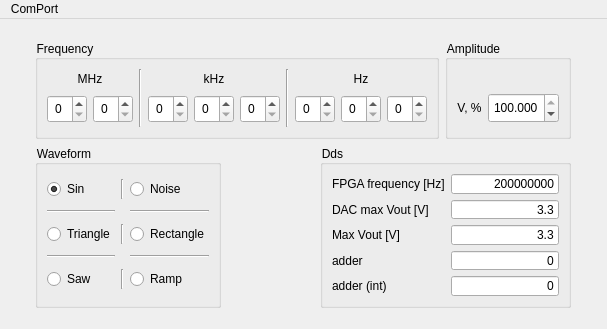
<?xml version="1.0" encoding="UTF-8"?>
<ui version="4.0">
 <class>MainWindow</class>
 <widget class="QMainWindow" name="MainWindow">
  <property name="geometry">
   <rect>
    <x>0</x>
    <y>0</y>
    <width>607</width>
    <height>329</height>
   </rect>
  </property>
  <property name="sizePolicy">
   <sizepolicy hsizetype="Fixed" vsizetype="Fixed">
    <horstretch>0</horstretch>
    <verstretch>0</verstretch>
   </sizepolicy>
  </property>
  <property name="minimumSize">
   <size>
    <width>607</width>
    <height>329</height>
   </size>
  </property>
  <property name="maximumSize">
   <size>
    <width>607</width>
    <height>329</height>
   </size>
  </property>
  <property name="windowTitle">
   <string>Generator</string>
  </property>
  <property name="windowIcon">
   <iconset resource="app.qrc">
    <normaloff>:/img/sin.png</normaloff>:/img/sin.png</iconset>
  </property>
  <property name="autoFillBackground">
   <bool>false</bool>
  </property>
  <property name="styleSheet">
   <string notr="true">QSpinBox { padding: 3px }
QWidget { font: 9pt ; }
</string>
  </property>
  <property name="toolButtonStyle">
   <enum>Qt::ToolButtonTextOnly</enum>
  </property>
  <property name="documentMode">
   <bool>false</bool>
  </property>
  <property name="dockNestingEnabled">
   <bool>false</bool>
  </property>
  <widget class="QWidget" name="centralwidget">
   <property name="styleSheet">
    <string notr="true"/>
   </property>
   <layout class="QGridLayout" name="gridLayout">
    <item row="0" column="0">
     <widget class="QFrame" name="ControlsFrame">
      <property name="sizePolicy">
       <sizepolicy hsizetype="Fixed" vsizetype="Fixed">
        <horstretch>0</horstretch>
        <verstretch>0</verstretch>
       </sizepolicy>
      </property>
      <property name="frameShape">
       <enum>QFrame::NoFrame</enum>
      </property>
      <layout class="QGridLayout" name="gridLayout_4">
       <property name="sizeConstraint">
        <enum>QLayout::SetDefaultConstraint</enum>
       </property>
       <item row="3" column="0" colspan="2">
        <layout class="QHBoxLayout" name="AmplFreqLayout">
         <item alignment="Qt::AlignLeft|Qt::AlignVCenter">
          <widget class="QGroupBox" name="FrequencyGroupBox">
           <property name="sizePolicy">
            <sizepolicy hsizetype="Fixed" vsizetype="Fixed">
             <horstretch>0</horstretch>
             <verstretch>0</verstretch>
            </sizepolicy>
           </property>
           <property name="minimumSize">
            <size>
             <width>0</width>
             <height>99</height>
            </size>
           </property>
           <property name="maximumSize">
            <size>
             <width>408</width>
             <height>16777215</height>
            </size>
           </property>
           <property name="toolTipDuration">
            <number>-1</number>
           </property>
           <property name="title">
            <string>Frequency</string>
           </property>
           <layout class="QHBoxLayout" name="horizontalLayout_9">
            <item>
             <layout class="QVBoxLayout" name="MHzLayout">
              <item>
               <widget class="QLabel" name="MHzLabel">
                <property name="sizePolicy">
                 <sizepolicy hsizetype="Minimum" vsizetype="Fixed">
                  <horstretch>0</horstretch>
                  <verstretch>0</verstretch>
                 </sizepolicy>
                </property>
                <property name="frameShape">
                 <enum>QFrame::NoFrame</enum>
                </property>
                <property name="text">
                 <string>MHz</string>
                </property>
                <property name="alignment">
                 <set>Qt::AlignCenter</set>
                </property>
               </widget>
              </item>
              <item>
               <layout class="QHBoxLayout" name="SpinBoxMHzLayout">
                <item>
                 <widget class="QSpinBox" name="Freq_10MHz_SpinBox">
                  <property name="sizePolicy">
                   <sizepolicy hsizetype="Fixed" vsizetype="Fixed">
                    <horstretch>0</horstretch>
                    <verstretch>0</verstretch>
                   </sizepolicy>
                  </property>
                  <property name="maximum">
                   <number>9</number>
                  </property>
                 </widget>
                </item>
                <item>
                 <widget class="QSpinBox" name="Freq_1MHz_SpinBox">
                  <property name="sizePolicy">
                   <sizepolicy hsizetype="Fixed" vsizetype="Fixed">
                    <horstretch>0</horstretch>
                    <verstretch>0</verstretch>
                   </sizepolicy>
                  </property>
                  <property name="maximum">
                   <number>9</number>
                  </property>
                 </widget>
                </item>
               </layout>
              </item>
             </layout>
            </item>
            <item>
             <widget class="Line" name="line">
              <property name="orientation">
               <enum>Qt::Vertical</enum>
              </property>
             </widget>
            </item>
            <item>
             <layout class="QVBoxLayout" name="KHzLayout">
              <item>
               <widget class="QLabel" name="KHzLabel">
                <property name="sizePolicy">
                 <sizepolicy hsizetype="Minimum" vsizetype="Fixed">
                  <horstretch>0</horstretch>
                  <verstretch>0</verstretch>
                 </sizepolicy>
                </property>
                <property name="text">
                 <string>kHz</string>
                </property>
                <property name="alignment">
                 <set>Qt::AlignCenter</set>
                </property>
               </widget>
              </item>
              <item>
               <layout class="QHBoxLayout" name="SpinBoxKHzLayout">
                <item>
                 <widget class="QSpinBox" name="Freq_100KHz_SpinBox">
                  <property name="sizePolicy">
                   <sizepolicy hsizetype="Fixed" vsizetype="Fixed">
                    <horstretch>0</horstretch>
                    <verstretch>0</verstretch>
                   </sizepolicy>
                  </property>
                  <property name="maximum">
                   <number>9</number>
                  </property>
                 </widget>
                </item>
                <item>
                 <widget class="QSpinBox" name="Freq_10KHz_SpinBox">
                  <property name="sizePolicy">
                   <sizepolicy hsizetype="Fixed" vsizetype="Fixed">
                    <horstretch>0</horstretch>
                    <verstretch>0</verstretch>
                   </sizepolicy>
                  </property>
                  <property name="maximum">
                   <number>9</number>
                  </property>
                 </widget>
                </item>
                <item>
                 <widget class="QSpinBox" name="Freq_1KHz_SpinBox">
                  <property name="sizePolicy">
                   <sizepolicy hsizetype="Fixed" vsizetype="Fixed">
                    <horstretch>0</horstretch>
                    <verstretch>0</verstretch>
                   </sizepolicy>
                  </property>
                  <property name="maximum">
                   <number>9</number>
                  </property>
                 </widget>
                </item>
               </layout>
              </item>
             </layout>
            </item>
            <item>
             <widget class="Line" name="line_2">
              <property name="orientation">
               <enum>Qt::Vertical</enum>
              </property>
             </widget>
            </item>
            <item>
             <layout class="QVBoxLayout" name="HzLayout">
              <item>
               <widget class="QLabel" name="HzLabel">
                <property name="sizePolicy">
                 <sizepolicy hsizetype="Minimum" vsizetype="Fixed">
                  <horstretch>0</horstretch>
                  <verstretch>0</verstretch>
                 </sizepolicy>
                </property>
                <property name="text">
                 <string>Hz</string>
                </property>
                <property name="alignment">
                 <set>Qt::AlignCenter</set>
                </property>
               </widget>
              </item>
              <item>
               <layout class="QHBoxLayout" name="SpinBoxHzLayout">
                <property name="sizeConstraint">
                 <enum>QLayout::SetMaximumSize</enum>
                </property>
                <item>
                 <widget class="QSpinBox" name="Freq_100Hz_SpinBox">
                  <property name="sizePolicy">
                   <sizepolicy hsizetype="Fixed" vsizetype="Fixed">
                    <horstretch>0</horstretch>
                    <verstretch>0</verstretch>
                   </sizepolicy>
                  </property>
                  <property name="maximum">
                   <number>9</number>
                  </property>
                 </widget>
                </item>
                <item>
                 <widget class="QSpinBox" name="Freq_10Hz_SpinBox">
                  <property name="sizePolicy">
                   <sizepolicy hsizetype="Fixed" vsizetype="Fixed">
                    <horstretch>0</horstretch>
                    <verstretch>0</verstretch>
                   </sizepolicy>
                  </property>
                  <property name="minimum">
                   <number>0</number>
                  </property>
                  <property name="maximum">
                   <number>9</number>
                  </property>
                  <property name="value">
                   <number>0</number>
                  </property>
                 </widget>
                </item>
                <item>
                 <widget class="QSpinBox" name="Freq_1Hz_SpinBox">
                  <property name="sizePolicy">
                   <sizepolicy hsizetype="Fixed" vsizetype="Fixed">
                    <horstretch>0</horstretch>
                    <verstretch>0</verstretch>
                   </sizepolicy>
                  </property>
                  <property name="minimum">
                   <number>0</number>
                  </property>
                  <property name="maximum">
                   <number>9</number>
                  </property>
                  <property name="value">
                   <number>0</number>
                  </property>
                 </widget>
                </item>
               </layout>
              </item>
             </layout>
            </item>
           </layout>
          </widget>
         </item>
         <item alignment="Qt::AlignRight|Qt::AlignVCenter">
          <widget class="QGroupBox" name="AmplitudeGroupBox">
           <property name="sizePolicy">
            <sizepolicy hsizetype="Fixed" vsizetype="Fixed">
             <horstretch>0</horstretch>
             <verstretch>0</verstretch>
            </sizepolicy>
           </property>
           <property name="minimumSize">
            <size>
             <width>0</width>
             <height>99</height>
            </size>
           </property>
           <property name="maximumSize">
            <size>
             <width>16777215</width>
             <height>99</height>
            </size>
           </property>
           <property name="title">
            <string>Amplitude</string>
           </property>
           <layout class="QHBoxLayout" name="horizontalLayout">
            <item>
             <layout class="QVBoxLayout" name="HzLayout_2">
              <item>
               <widget class="QLabel" name="emptyLabel">
                <property name="sizePolicy">
                 <sizepolicy hsizetype="Minimum" vsizetype="Fixed">
                  <horstretch>0</horstretch>
                  <verstretch>0</verstretch>
                 </sizepolicy>
                </property>
                <property name="text">
                 <string/>
                </property>
                <property name="alignment">
                 <set>Qt::AlignCenter</set>
                </property>
               </widget>
              </item>
              <item>
               <layout class="QHBoxLayout" name="SpinBoxAmplLayout">
                <property name="sizeConstraint">
                 <enum>QLayout::SetMaximumSize</enum>
                </property>
                <item>
                 <widget class="QLabel" name="VLabel">
                  <property name="sizePolicy">
                   <sizepolicy hsizetype="Minimum" vsizetype="Fixed">
                    <horstretch>0</horstretch>
                    <verstretch>0</verstretch>
                   </sizepolicy>
                  </property>
                  <property name="text">
                   <string>V, %</string>
                  </property>
                  <property name="alignment">
                   <set>Qt::AlignCenter</set>
                  </property>
                  <property name="margin">
                   <number>0</number>
                  </property>
                  <property name="indent">
                   <number>-1</number>
                  </property>
                 </widget>
                </item>
                <item>
                 <widget class="QDoubleSpinBox" name="VPercentSpinBox">
                  <property name="minimumSize">
                   <size>
                    <width>0</width>
                    <height>30</height>
                   </size>
                  </property>
                  <property name="maximumSize">
                   <size>
                    <width>16777215</width>
                    <height>30</height>
                   </size>
                  </property>
                  <property name="alignment">
                   <set>Qt::AlignCenter</set>
                  </property>
                  <property name="decimals">
                   <number>3</number>
                  </property>
                  <property name="maximum">
                   <double>100.000000000000000</double>
                  </property>
                  <property name="singleStep">
                   <double>0.392157000000000</double>
                  </property>
                  <property name="value">
                   <double>100.000000000000000</double>
                  </property>
                 </widget>
                </item>
               </layout>
              </item>
             </layout>
            </item>
           </layout>
          </widget>
         </item>
        </layout>
       </item>
       <item row="4" column="0" colspan="2">
        <layout class="QHBoxLayout" name="DDSWaveformLayout">
         <item alignment="Qt::AlignLeft|Qt::AlignVCenter">
          <widget class="QGroupBox" name="WaveformGroupBox">
           <property name="sizePolicy">
            <sizepolicy hsizetype="Fixed" vsizetype="Fixed">
             <horstretch>0</horstretch>
             <verstretch>0</verstretch>
            </sizepolicy>
           </property>
           <property name="minimumSize">
            <size>
             <width>0</width>
             <height>163</height>
            </size>
           </property>
           <property name="maximumSize">
            <size>
             <width>16777215</width>
             <height>163</height>
            </size>
           </property>
           <property name="title">
            <string>Waveform</string>
           </property>
           <layout class="QGridLayout" name="gridLayout_3">
            <item row="0" column="0">
             <widget class="QRadioButton" name="SinRadioBtn">
              <property name="sizePolicy">
               <sizepolicy hsizetype="Minimum" vsizetype="Fixed">
                <horstretch>0</horstretch>
                <verstretch>0</verstretch>
               </sizepolicy>
              </property>
              <property name="text">
               <string>Sin</string>
              </property>
              <property name="icon">
               <iconset resource="app.qrc">
                <normaloff>:/img/sin.png</normaloff>:/img/sin.png</iconset>
              </property>
              <property name="iconSize">
               <size>
                <width>24</width>
                <height>24</height>
               </size>
              </property>
              <property name="checked">
               <bool>true</bool>
              </property>
             </widget>
            </item>
            <item row="0" column="1">
             <widget class="Line" name="line_3">
              <property name="orientation">
               <enum>Qt::Vertical</enum>
              </property>
             </widget>
            </item>
            <item row="0" column="2">
             <widget class="QRadioButton" name="NoiseRadioBtn">
              <property name="sizePolicy">
               <sizepolicy hsizetype="Minimum" vsizetype="Fixed">
                <horstretch>0</horstretch>
                <verstretch>0</verstretch>
               </sizepolicy>
              </property>
              <property name="text">
               <string>Noise</string>
              </property>
              <property name="icon">
               <iconset resource="app.qrc">
                <normaloff>:/img/noise.png</normaloff>:/img/noise.png</iconset>
              </property>
              <property name="iconSize">
               <size>
                <width>24</width>
                <height>24</height>
               </size>
              </property>
             </widget>
            </item>
            <item row="1" column="0">
             <widget class="Line" name="line_6">
              <property name="orientation">
               <enum>Qt::Horizontal</enum>
              </property>
             </widget>
            </item>
            <item row="1" column="2">
             <widget class="Line" name="line_7">
              <property name="orientation">
               <enum>Qt::Horizontal</enum>
              </property>
             </widget>
            </item>
            <item row="2" column="0">
             <widget class="QRadioButton" name="TriangleRadioBtn">
              <property name="sizePolicy">
               <sizepolicy hsizetype="Minimum" vsizetype="Fixed">
                <horstretch>0</horstretch>
                <verstretch>0</verstretch>
               </sizepolicy>
              </property>
              <property name="layoutDirection">
               <enum>Qt::LeftToRight</enum>
              </property>
              <property name="text">
               <string>Triangle</string>
              </property>
              <property name="icon">
               <iconset resource="app.qrc">
                <normaloff>:/img/triangle.png</normaloff>:/img/triangle.png</iconset>
              </property>
              <property name="iconSize">
               <size>
                <width>24</width>
                <height>24</height>
               </size>
              </property>
             </widget>
            </item>
            <item row="2" column="1">
             <widget class="Line" name="line_4">
              <property name="orientation">
               <enum>Qt::Vertical</enum>
              </property>
             </widget>
            </item>
            <item row="2" column="2">
             <widget class="QRadioButton" name="RectangleRadioBtn">
              <property name="sizePolicy">
               <sizepolicy hsizetype="Minimum" vsizetype="Fixed">
                <horstretch>0</horstretch>
                <verstretch>0</verstretch>
               </sizepolicy>
              </property>
              <property name="text">
               <string>Rectangle</string>
              </property>
              <property name="icon">
               <iconset resource="app.qrc">
                <normaloff>:/img/rect.png</normaloff>:/img/rect.png</iconset>
              </property>
              <property name="iconSize">
               <size>
                <width>24</width>
                <height>24</height>
               </size>
              </property>
             </widget>
            </item>
            <item row="3" column="0">
             <widget class="Line" name="line_8">
              <property name="orientation">
               <enum>Qt::Horizontal</enum>
              </property>
             </widget>
            </item>
            <item row="3" column="2">
             <widget class="Line" name="line_9">
              <property name="orientation">
               <enum>Qt::Horizontal</enum>
              </property>
             </widget>
            </item>
            <item row="4" column="0">
             <widget class="QRadioButton" name="SawRadioBtn">
              <property name="sizePolicy">
               <sizepolicy hsizetype="Minimum" vsizetype="Fixed">
                <horstretch>0</horstretch>
                <verstretch>0</verstretch>
               </sizepolicy>
              </property>
              <property name="text">
               <string>Saw</string>
              </property>
              <property name="icon">
               <iconset resource="app.qrc">
                <normaloff>:/img/saw.png</normaloff>:/img/saw.png</iconset>
              </property>
              <property name="iconSize">
               <size>
                <width>24</width>
                <height>24</height>
               </size>
              </property>
             </widget>
            </item>
            <item row="4" column="1">
             <widget class="Line" name="line_5">
              <property name="orientation">
               <enum>Qt::Vertical</enum>
              </property>
             </widget>
            </item>
            <item row="4" column="2">
             <widget class="QRadioButton" name="RampRadioBtn">
              <property name="sizePolicy">
               <sizepolicy hsizetype="Minimum" vsizetype="Fixed">
                <horstretch>0</horstretch>
                <verstretch>0</verstretch>
               </sizepolicy>
              </property>
              <property name="text">
               <string>Ramp</string>
              </property>
              <property name="icon">
               <iconset resource="app.qrc">
                <normaloff>:/img/ramp.png</normaloff>:/img/ramp.png</iconset>
              </property>
              <property name="iconSize">
               <size>
                <width>24</width>
                <height>24</height>
               </size>
              </property>
             </widget>
            </item>
           </layout>
          </widget>
         </item>
         <item alignment="Qt::AlignRight|Qt::AlignVCenter">
          <widget class="QGroupBox" name="DdsGroupBox">
           <property name="sizePolicy">
            <sizepolicy hsizetype="Fixed" vsizetype="Fixed">
             <horstretch>0</horstretch>
             <verstretch>0</verstretch>
            </sizepolicy>
           </property>
           <property name="minimumSize">
            <size>
             <width>0</width>
             <height>163</height>
            </size>
           </property>
           <property name="maximumSize">
            <size>
             <width>16777215</width>
             <height>163</height>
            </size>
           </property>
           <property name="title">
            <string>Dds</string>
           </property>
           <layout class="QFormLayout" name="formLayout_3">
            <item row="1" column="0">
             <widget class="QLabel" name="fpgaFreqLabel">
              <property name="text">
               <string>FPGA frequency [Hz]</string>
              </property>
             </widget>
            </item>
            <item row="1" column="1">
             <widget class="QLineEdit" name="fpgaFreqLineEdit">
              <property name="text">
               <string>200000000</string>
              </property>
              <property name="alignment">
               <set>Qt::AlignRight|Qt::AlignTrailing|Qt::AlignVCenter</set>
              </property>
              <property name="readOnly">
               <bool>true</bool>
              </property>
             </widget>
            </item>
            <item row="2" column="0">
             <widget class="QLabel" name="MaxVoutLabel">
              <property name="text">
               <string>DAC max Vout [V]</string>
              </property>
             </widget>
            </item>
            <item row="2" column="1">
             <widget class="QLineEdit" name="MaxVoutLineEdit">
              <property name="text">
               <string>3.3</string>
              </property>
              <property name="alignment">
               <set>Qt::AlignRight|Qt::AlignTrailing|Qt::AlignVCenter</set>
              </property>
              <property name="readOnly">
               <bool>false</bool>
              </property>
             </widget>
            </item>
            <item row="4" column="0">
             <widget class="QLabel" name="adderLabel">
              <property name="text">
               <string>adder</string>
              </property>
             </widget>
            </item>
            <item row="4" column="1">
             <widget class="QLineEdit" name="adderLineEdit">
              <property name="sizePolicy">
               <sizepolicy hsizetype="Expanding" vsizetype="Fixed">
                <horstretch>0</horstretch>
                <verstretch>0</verstretch>
               </sizepolicy>
              </property>
              <property name="text">
               <string>0</string>
              </property>
              <property name="alignment">
               <set>Qt::AlignRight|Qt::AlignTrailing|Qt::AlignVCenter</set>
              </property>
              <property name="readOnly">
               <bool>true</bool>
              </property>
             </widget>
            </item>
            <item row="5" column="0">
             <widget class="QLabel" name="adderIntLabel">
              <property name="text">
               <string>adder (int)</string>
              </property>
             </widget>
            </item>
            <item row="5" column="1">
             <widget class="QLineEdit" name="adderIntLineEdit">
              <property name="text">
               <string>0</string>
              </property>
              <property name="alignment">
               <set>Qt::AlignRight|Qt::AlignTrailing|Qt::AlignVCenter</set>
              </property>
              <property name="readOnly">
               <bool>true</bool>
              </property>
             </widget>
            </item>
            <item row="3" column="0">
             <widget class="QLabel" name="CurrentVoutLabel">
              <property name="text">
               <string>Max Vout [V]</string>
              </property>
             </widget>
            </item>
            <item row="3" column="1">
             <widget class="QLineEdit" name="CurrentVoutLineEdit">
              <property name="text">
               <string>3.3</string>
              </property>
              <property name="alignment">
               <set>Qt::AlignRight|Qt::AlignTrailing|Qt::AlignVCenter</set>
              </property>
              <property name="readOnly">
               <bool>true</bool>
              </property>
             </widget>
            </item>
           </layout>
          </widget>
         </item>
        </layout>
       </item>
      </layout>
     </widget>
    </item>
   </layout>
  </widget>
  <widget class="QMenuBar" name="menubar">
   <property name="geometry">
    <rect>
     <x>0</x>
     <y>0</y>
     <width>607</width>
     <height>21</height>
    </rect>
   </property>
   <widget class="QMenu" name="menuComPort">
    <property name="title">
     <string>ComPort</string>
    </property>
    <addaction name="actionComPortConfig"/>
   </widget>
   <addaction name="menuComPort"/>
  </widget>
  <action name="actionComPortConfig">
   <property name="text">
    <string>Configuration</string>
   </property>
  </action>
  <action name="ComPortInfo">
   <property name="text">
    <string>Info</string>
   </property>
  </action>
  <action name="actionChangeFont">
   <property name="text">
    <string>Font</string>
   </property>
  </action>
  <action name="actionPlotConfig">
   <property name="text">
    <string>Configuration</string>
   </property>
  </action>
  <action name="actionPlotSave">
   <property name="text">
    <string>Save</string>
   </property>
  </action>
 </widget>
 <resources>
  <include location="app.qrc"/>
 </resources>
 <connections/>
</ui>
